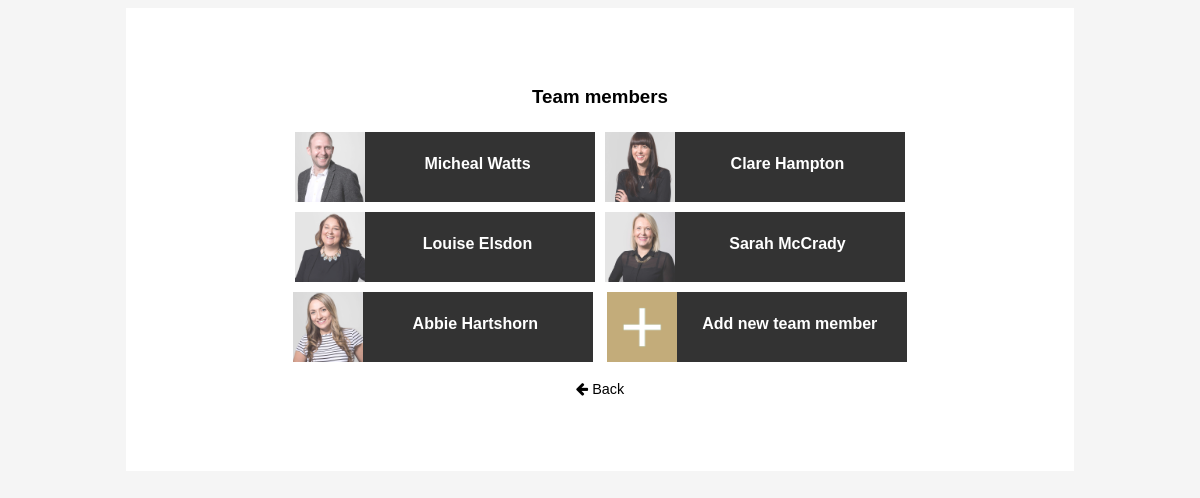
Page /admin/admin-team.php on the committed database.
### tables this page shows
CREATE TABLE `team` (
  `id` int(11) NOT NULL,
  `name` varchar(50) NOT NULL,
  `position` varchar(50) NOT NULL,
  `image` varchar(50) NOT NULL,
  `twitter` varchar(50) NOT NULL DEFAULT 'https://twitter.com/absolute_hello',
  `instagram` varchar(50) NOT NULL DEFAULT 'https://www.instagram.com/absolute_agency/'
);

### admin/admin-team.php (the view, shortened to what this page needs)
<?php include_once "../scripts/connector.php"; ?>
<!DOCTYPE html>
<html lang="en">
<head>
    <link rel="stylesheet" href="https://maxcdn.bootstrapcdn.com/font-awesome/4.5.0/css/font-awesome.min.css" />
	<link rel="stylesheet" type="text/css" href="css/admin.css" />
</head>
<body>
 <div class="admin-container">
  <h3>Team members</h3>
   <?php
        $sql = "SELECT * FROM team ORDER BY id DESC";
        $result = mysqli_query($dbconnect, $sql);
		while($row = mysqli_fetch_array($result)){
			echo "<a title='" . $row["name"] . "' href='admin-team-updateform.php?id=" . $row["id"] . "'>";
            echo "<div class='admin-work-button'><div class='admin-work-thumbnail' style='background: url(../" . $row["image"] . ") center; background-size: cover'></div><h4 class='admin-work-text'>" . $row["name"] . "</h4></div></a>";
        }
    ?>
    <a class="admin-add-button admin-work-button" href="add-team-form.php">
        <div class="admin-add-button-thumbnail admin-work-thumbnail"></div>
        <h4 class="admin-work-text">Add new team member</h4>
    </a>
    <br>
    <a href="index.php"><p><i class="fa fa-arrow-left" aria-hidden="true"></i> Back</p></a>
    </div>
    </body>
</html>

### admin/css/admin.css (style rules this page uses)
body { font-family: "Open", sans-serif; background-color: #f5f5f5; }
a { text-decoration: none; color: #000; cursor: pointer; }
p { font-size: 0.9em; }
.admin-container { width:70%; max-width: 1000px; background: #fff; margin: 0px auto; padding: 5%; text-align: center; }
.admin-work-button { width: 90%; height: 70px; max-width: 300px; background-color: #000; color: #fff; display: inline-block; margin:5px; filter: opacity(80%) }
.admin-work-thumbnail { height: 70px; width: 70px; float: left; }
.admin-add-button-thumbnail { background: url(../../images/plus-button.png)center no-repeat; -webkit-background-size: cover; -moz-background-size: cover; -ms-background-size: cover; -o-background-size: cover; background-size: cover; }
.admin-work-text { max-height: 22px; overflow: hidden; margin: 23px 5px 0px 5px; }

### rows in the picture
team: image (picture), name "Micheal Watts"
team: image (picture), name "Clare Hampton"
team: image (picture), name "Louise Elsdon"
team: image (picture), name "Sarah McCrady"
team: image (picture), name "Abbie Hartshorn"
